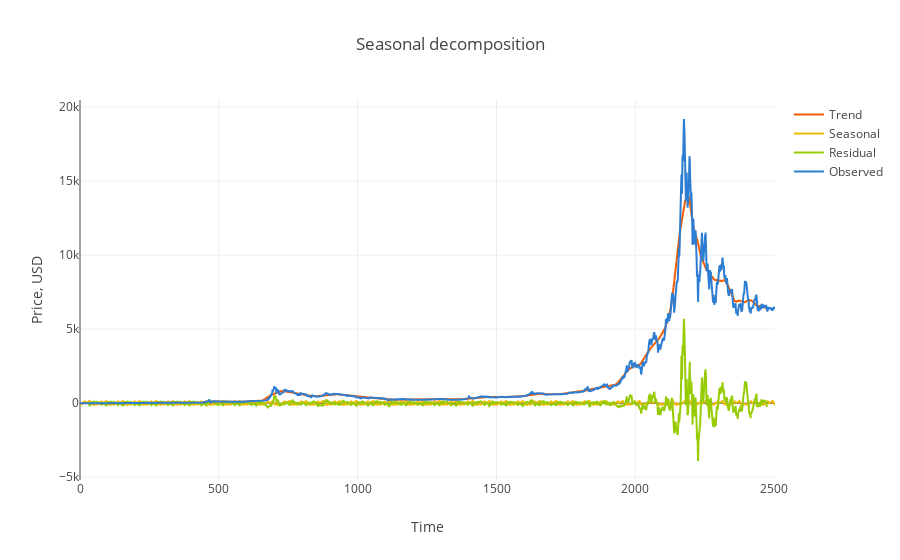

Write notebook code for a chart like this one.
### Markdown cell above
### Seasonal Decomposition

Next, we will perform a seasonal decomposition on the data (inevitable given the breadth and category of the data we are workign with) to estimate its trend and seasonality. We will plot it all out so we can see the actual price movements on the plot below (“observed”) as well as the trend and seasonality in our data.

We will be using `seasonal_decompose` function which is a part of the `time series analysis (tsa)` in `statsmodel`. Click [here](https://www.statsmodels.org/dev/generated/statsmodels.tsa.seasonal.seasonal_decompose.html) to read more about it.

Further, as mentioned above, we will be using plot.ly's line and scatter plots, which you can read more about [here](https://plot.ly/python/line-and-scatter/).

### Code cell
s = sm.tsa.seasonal_decompose(working_data.Weighted_Price.values, freq=60)

trace1 = go.Scatter(x = np.arange(0, len(s.trend), 1),
                    y = s.trend,mode = 'lines',
                    name = 'Trend',
                    line = dict(color = ('rgb(244, 93, 1)'), width = 2)
                   )

trace2 = go.Scatter(x = np.arange(0, len(s.seasonal), 1),
                    y = s.seasonal,mode = 'lines',
                    name = 'Seasonal',
                    line = dict(color = ('rgb(238, 185, 2)'),width = 2)
                   )

trace3 = go.Scatter(x = np.arange(0, len(s.resid), 1),
                    y = s.resid,mode = 'lines',
                    name = 'Residual',
                    line = dict(color = ('rgb(151, 204, 4)'), width = 2))

trace4 = go.Scatter(x = np.arange(0, len(s.observed), 1),
                    y = s.observed,mode = 'lines',
                    name = 'Observed',
                    line = dict(color = ('rgb(45, 125, 210)'), width = 2))

data = [trace1, trace2, trace3, trace4]

layout = dict(title = 'Seasonal decomposition',
              xaxis = dict(title = 'Time'),
              yaxis = dict(title = 'Price, USD')
             )

fig = dict(data=data,
           layout=layout)

py.iplot(fig, filename='seasonal_decomposition')

### Figure 1 — Plotly figure (JSON) as saved in the notebook; plotly's stock layout.template omitted (floating-point values rounded to 4 significant figures; data arrays with more than 128 entries replaced by an {"elided": "..."} marker saying what was removed)
{"data": [{"line": {"color": "rgb(244, 93, 1)", "width": 2}, "mode": "lines", "name": "Trend", "type": "scatter", "uid": "288ee329-6618-4758-969c-262a49996118", "x": {"elided": "2504 int values"}, "y": {"elided": "2504 float values"}}, {"line": {"color": "rgb(238, 185, 2)", "width": 2}, "mode": "lines", "name": "Seasonal", "type": "scatter", "uid": "abc57c5b-ada7-4075-a0ac-545aa4ac8fa5", "x": {"elided": "2504 int values"}, "y": {"elided": "2504 float values"}}, {"line": {"color": "rgb(151, 204, 4)", "width": 2}, "mode": "lines", "name": "Residual", "type": "scatter", "uid": "c14c9f12-cd30-42f7-b5b4-3535ba4699e4", "x": {"elided": "2504 int values"}, "y": {"elided": "2504 float values"}}, {"line": {"color": "rgb(45, 125, 210)", "width": 2}, "mode": "lines", "name": "Observed", "type": "scatter", "uid": "ee95be75-96f3-4e2d-954e-0a9dae89fe1b", "x": {"elided": "2504 int values"}, "y": {"elided": "2504 float values"}}], "layout": {"title": {"text": "Seasonal decomposition"}, "xaxis": {"title": {"text": "Time"}}, "yaxis": {"title": {"text": "Price, USD"}}}}
